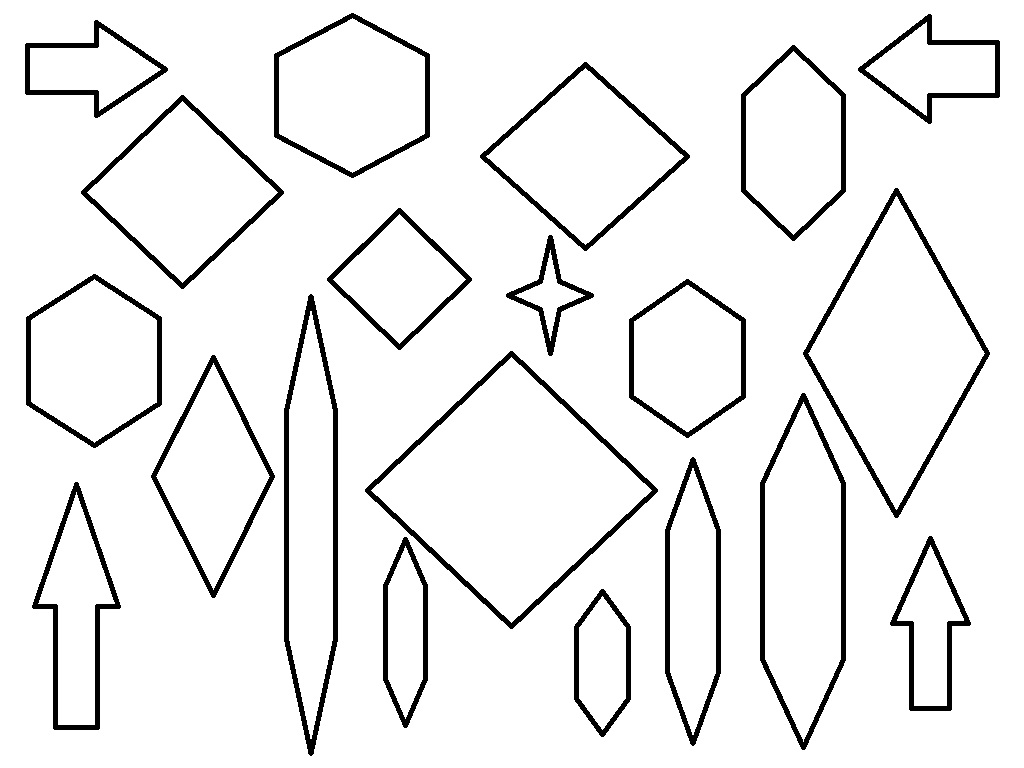
#> input picture edges.jpg, 1024 x 768 px
$ jupyter execute Image_Enhancing_and_Edge_Detection.ipynb
#> lines starting #> are read from the running program, lines starting #| are printed output that depends on the picture
# Importing

[cell 1]
import matplotlib.pyplot as plt
import cv2
import numpy as np
from skimage.color import rgb2gray
import copy
import math

# Loading Image

[cell 2]
image = cv2.imread('edges.jpg')
#> image is the input picture: shape (768, 1024, 3); min 0, max 255, mean 238
image = cv2.cvtColor(image, cv2.COLOR_BGR2RGB)
grayscale = rgb2gray(image)
shape = grayscale.shape
#> shape = (768, 1024)
def plot(image):
  figure,axes = plt.subplots(1,2,figsize=(8,4))
  axes =axes.ravel()
  axes[0].imshow(image, cmap='gray')
  axes[0].set_title("Orignal")
  axes[1].imshow(grayscale, cmap='gray')
  axes[1].set_title("Grayscale")
  figure.tight_layout()
  plt.show
plot(image)

# Horizontal Edging

[cell 3]
def Derivative(grayscale):
  DerivativeImage=np.full(shape,255)
  for row in range(0,shape[0]-1):
    for col in range(0,shape[1]-1):
      DerivativeImage[row][col]=round(grayscale[row][col+1]-grayscale[row][col])
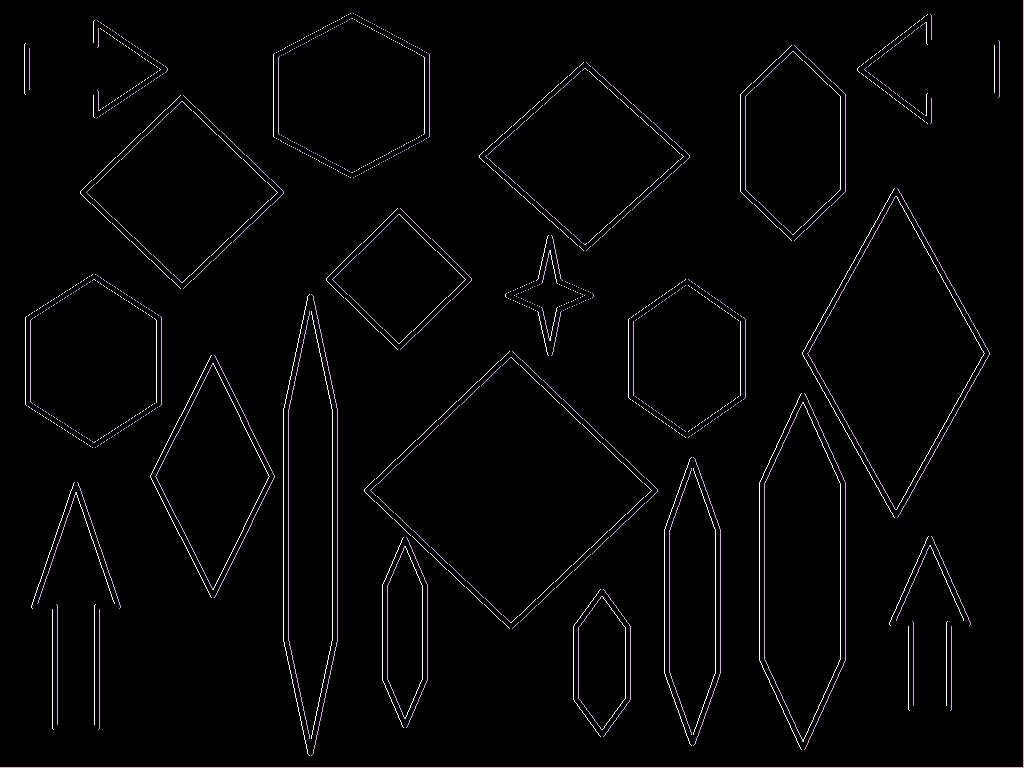
#> DerivativeImage: shape (768, 1024) int64; 4 distinct labels, from -1 to 255; one colour per label, 0 black, -1 white
  return DerivativeImage

firstDerivativeImage=Derivative(grayscale)

secondDerivativeImage=Derivative(firstDerivativeImage)
for row in range(0,secondDerivativeImage.shape[0]):
  for col in range(0,secondDerivativeImage.shape[1]):
    if(secondDerivativeImage[row][col]==0):
      secondDerivativeImage[row][col]=0
    elif(secondDerivativeImage[row][col]==255):
      secondDerivativeImage[row][col]=0
    else:
      secondDerivativeImage[row][col]=255
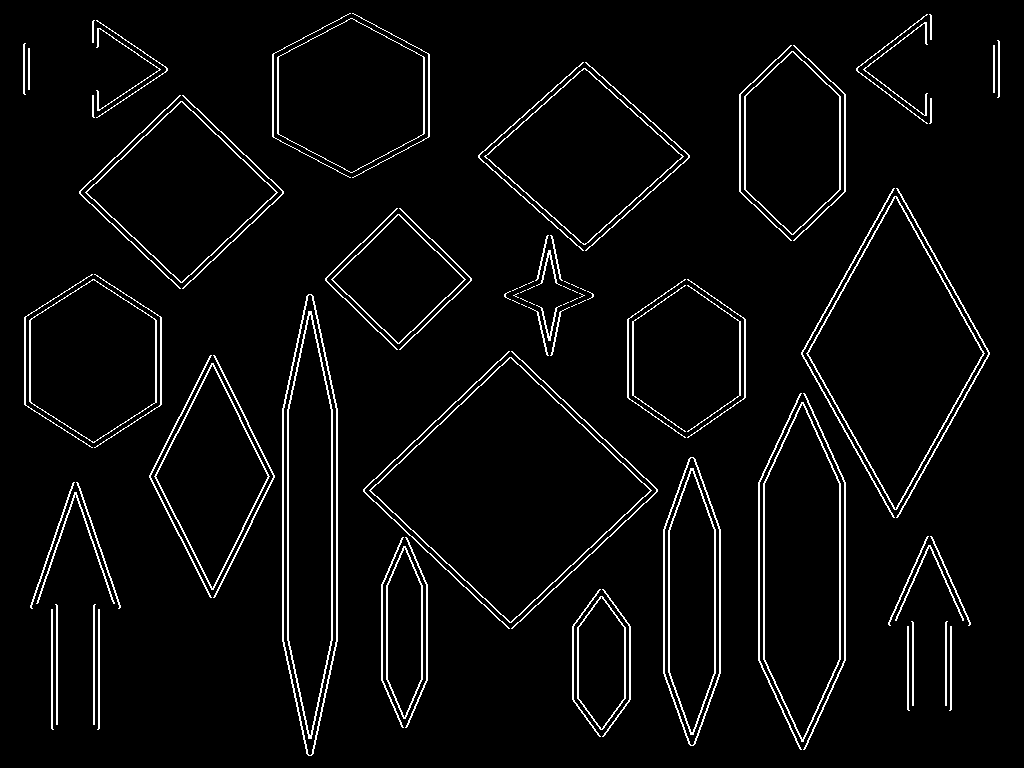
#> secondDerivativeImage: shape (768, 1024) int64; 4.2% white in thin lines or dots
horizontalEdges=secondDerivativeImage.copy()
plot(horizontalEdges)

# Horizontal Edging

[cell 4]
def Derivative(grayscale):
  DerivativeImage=np.full(shape,255)
  for col in range(0,shape[1]-1):
    for row in range(0,shape[0]-1):
      DerivativeImage[row][col]=round(grayscale[row+1][col]-grayscale[row][col])
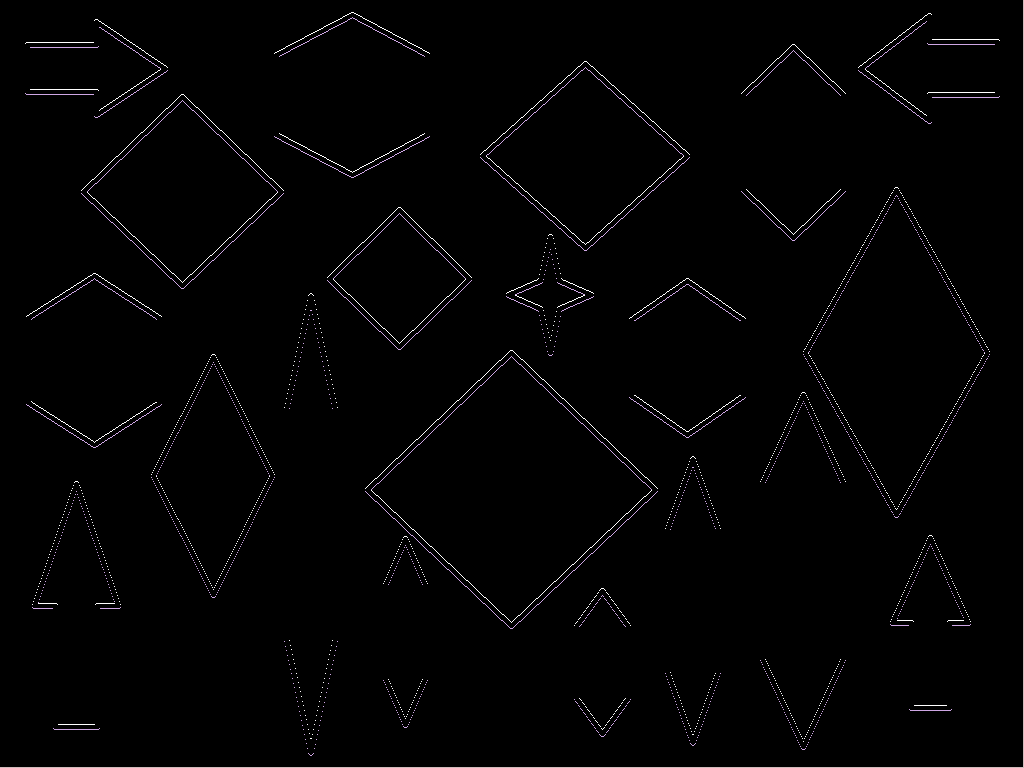
#> DerivativeImage: shape (768, 1024) int64; 4 distinct labels, from -1 to 255; one colour per label, 0 black, -1 white
  return DerivativeImage

firstDerivativeImage=Derivative(grayscale)
secondDerivativeImage=Derivative(firstDerivativeImage)
for row in range(0,secondDerivativeImage.shape[0]):
  for col in range(0,secondDerivativeImage.shape[1]):
    if(secondDerivativeImage[row][col]==0):
      secondDerivativeImage[row][col]=0
    elif(secondDerivativeImage[row][col]==255):
      secondDerivativeImage[row][col]=0
    else:
      secondDerivativeImage[row][col]=255
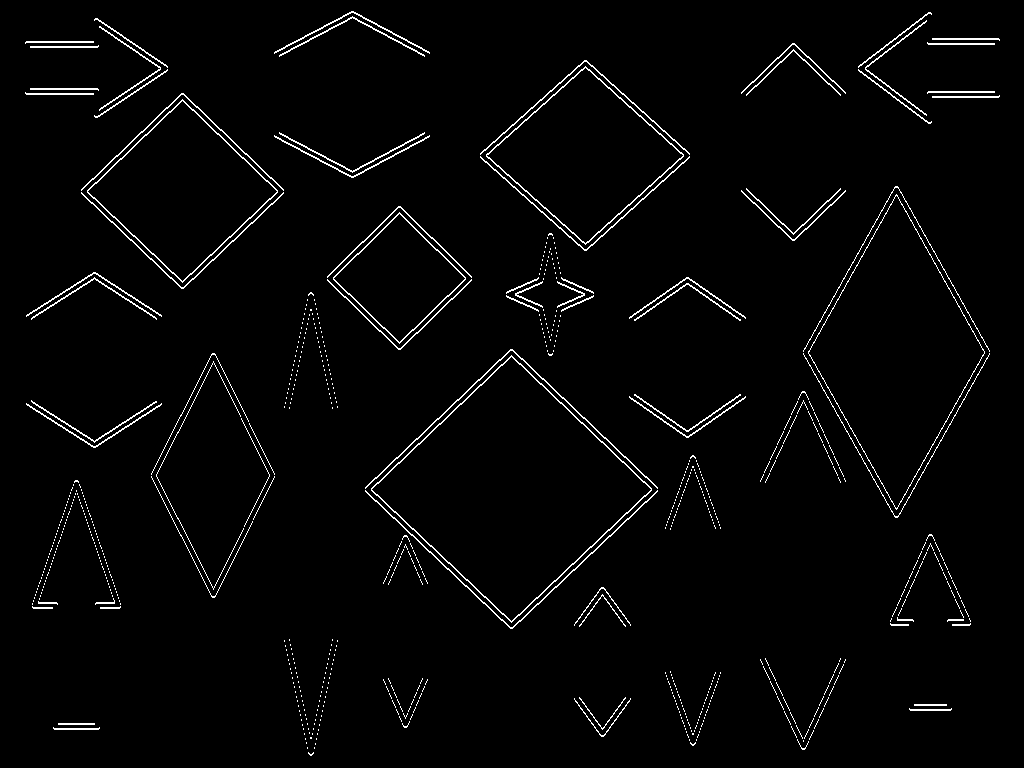
#> secondDerivativeImage: shape (768, 1024) int64; 2.4% white in thin lines or dots
verticalEdges=secondDerivativeImage.copy()
plot(verticalEdges)

# Combining

[cell 5]
combineImage=np.zeros(shape)
for row in range(0,secondDerivativeImage.shape[0]):
  for col in range(0,secondDerivativeImage.shape[1]):
    if verticalEdges[row][col] >= horizontalEdges[row][col]:
      combineImage[row][col]= verticalEdges[row][col]
    elif verticalEdges[row][col] < horizontalEdges[row][col]:
      combineImage[row][col]= horizontalEdges[row][col]
    else:
      combineImage[row][col]= 0
#> combineImage: shape (768, 1024) float64; 5.6% white in thin lines or dots
plot(combineImage)

# CV2 Version

[cell 6]
img = cv2.imread('edges.jpg',0)
#> img: shape (768, 1024); min 0, max 255, mean 238
edges = cv2.Canny(img,100,200)
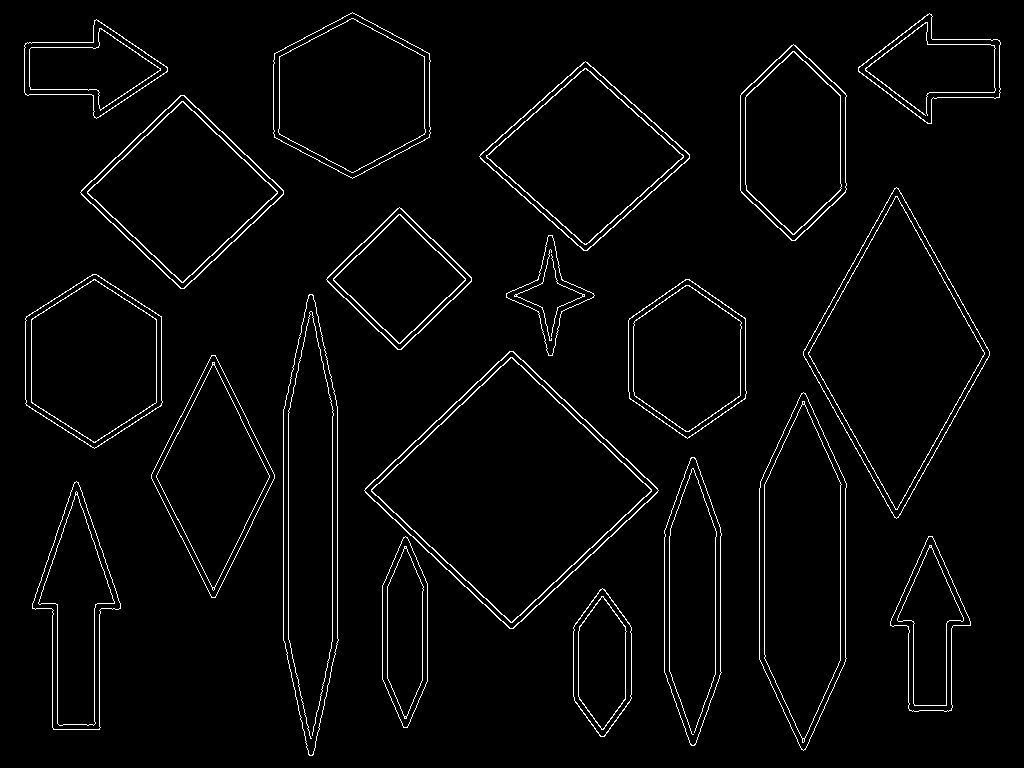
#> edges: shape (768, 1024); 2.9% white in thin lines or dots
plot(edges)
